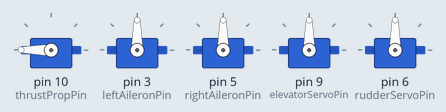
A sketch run on a simulated Arduino Uno, built with avr-gcc and run on an emulated ATmega328P. Shown: 5 × servo.

Above: at 0.1 s.
At 2.1 s:
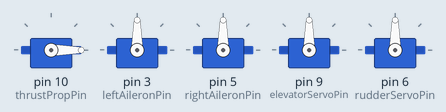
At 4.1 s:
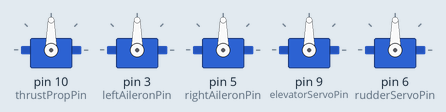
Timing chart, 0 to 5.6 s (numbered marks = the images above):
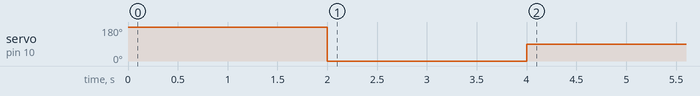

Measured:
- by itself, servo on pin 10 (thrustPropPin): 180° → 0° at 2.0 s, → 90° 2.0 s later

The sketch:

ControlSurfaces.ino
```cpp
#include <Servo.h>
#define leftAileronPin 3
#define rightAileronPin 5
#define rudderServoPin 6
#define elevatorServoPin 9
#define thrustPropPin 10

Servo leftAileron;
Servo rightAileron;
Servo elevatorServo;
Servo rudderServo;
Servo thrustProp;


void arm(){
  thrustProp.write(0);
  delay(2000);
}

void setup() {
  // put your setup code here, to run once:
  thrustProp.attach(thrustPropPin);
  leftAileron.attach(leftAileronPin);
  rightAileron.attach(rightAileronPin);
  elevatorServo.attach(elevatorServoPin);
  rudderServo.attach(rudderServoPin);
  thrustProp.write(0);
  thrustProp.write(180);
  delay(2000);
  arm();
}

void loop() {
  // put your main code here, to run repeatedly:
  thrustProp.write(90);
  leftAileron.write(90);
  rightAileron.write(90);
  elevatorServo.write(90);
  rudderServo.write(90);
//  for(int i = 30;i < 150; i++){
//    elevatorServo.write(i);
//  rudderServo.write(i);
//  delay(500);
//  }


}
```
